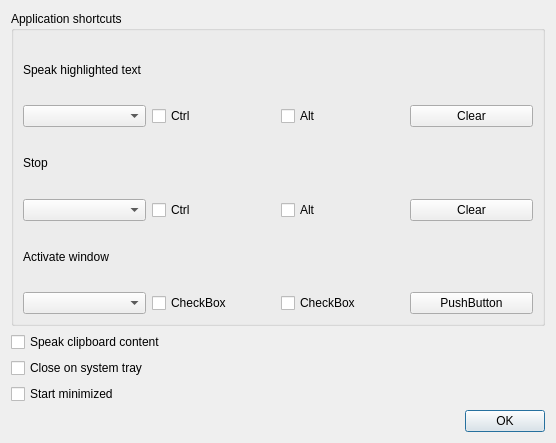
<?xml version="1.0" encoding="UTF-8"?>
<ui version="4.0">
 <class>OptionsDialog</class>
 <widget class="QDialog" name="OptionsDialog">
  <property name="geometry">
   <rect>
    <x>0</x>
    <y>0</y>
    <width>556</width>
    <height>443</height>
   </rect>
  </property>
  <property name="windowTitle">
   <string>Dialog</string>
  </property>
  <layout class="QVBoxLayout" name="verticalLayout_5">
   <item>
    <widget class="QGroupBox" name="groupBox">
     <property name="title">
      <string>Application shortcuts</string>
     </property>
     <layout class="QVBoxLayout" name="verticalLayout_4">
      <item>
       <layout class="QVBoxLayout" name="verticalLayout">
        <item>
         <widget class="QLabel" name="label">
          <property name="text">
           <string>Speak highlighted text</string>
          </property>
         </widget>
        </item>
        <item>
         <layout class="QHBoxLayout" name="horizontalLayout">
          <item>
           <widget class="QComboBox" name="comboBox"/>
          </item>
          <item>
           <widget class="QCheckBox" name="speakCtrlCheckBox">
            <property name="text">
             <string>Ctrl</string>
            </property>
           </widget>
          </item>
          <item>
           <widget class="QCheckBox" name="speakAltCheckBox">
            <property name="text">
             <string>Alt</string>
            </property>
           </widget>
          </item>
          <item>
           <widget class="QPushButton" name="speakClearButton">
            <property name="text">
             <string>Clear</string>
            </property>
           </widget>
          </item>
         </layout>
        </item>
       </layout>
      </item>
      <item>
       <layout class="QVBoxLayout" name="verticalLayout_2">
        <item>
         <widget class="QLabel" name="label_2">
          <property name="text">
           <string>Stop</string>
          </property>
         </widget>
        </item>
        <item>
         <layout class="QHBoxLayout" name="horizontalLayout_2">
          <item>
           <widget class="QComboBox" name="comboBox_2"/>
          </item>
          <item>
           <widget class="QCheckBox" name="stopCtrlCheckBox">
            <property name="text">
             <string>Ctrl</string>
            </property>
           </widget>
          </item>
          <item>
           <widget class="QCheckBox" name="stopAltCheckBox">
            <property name="text">
             <string>Alt</string>
            </property>
           </widget>
          </item>
          <item>
           <widget class="QPushButton" name="stopClearButton">
            <property name="text">
             <string>Clear</string>
            </property>
           </widget>
          </item>
         </layout>
        </item>
       </layout>
      </item>
      <item>
       <layout class="QVBoxLayout" name="verticalLayout_3">
        <item>
         <widget class="QLabel" name="label_3">
          <property name="text">
           <string>Activate window</string>
          </property>
         </widget>
        </item>
        <item>
         <layout class="QHBoxLayout" name="horizontalLayout_3">
          <item>
           <widget class="QComboBox" name="comboBox_3"/>
          </item>
          <item>
           <widget class="QCheckBox" name="checkBox_8">
            <property name="text">
             <string>CheckBox</string>
            </property>
           </widget>
          </item>
          <item>
           <widget class="QCheckBox" name="checkBox_9">
            <property name="text">
             <string>CheckBox</string>
            </property>
           </widget>
          </item>
          <item>
           <widget class="QPushButton" name="pushButton_3">
            <property name="text">
             <string>PushButton</string>
            </property>
           </widget>
          </item>
         </layout>
        </item>
       </layout>
      </item>
     </layout>
    </widget>
   </item>
   <item>
    <widget class="QCheckBox" name="clipboardCheckBox">
     <property name="text">
      <string>Speak clipboard content</string>
     </property>
    </widget>
   </item>
   <item>
    <widget class="QCheckBox" name="checkBox">
     <property name="text">
      <string>Close on system tray</string>
     </property>
    </widget>
   </item>
   <item>
    <widget class="QCheckBox" name="checkBox_2">
     <property name="text">
      <string>Start minimized</string>
     </property>
    </widget>
   </item>
   <item>
    <widget class="QDialogButtonBox" name="buttonBox">
     <property name="orientation">
      <enum>Qt::Horizontal</enum>
     </property>
     <property name="standardButtons">
      <set>QDialogButtonBox::Ok</set>
     </property>
    </widget>
   </item>
  </layout>
 </widget>
 <resources/>
 <connections>
  <connection>
   <sender>buttonBox</sender>
   <signal>accepted()</signal>
   <receiver>OptionsDialog</receiver>
   <slot>accept()</slot>
   <hints>
    <hint type="sourcelabel">
     <x>248</x>
     <y>254</y>
    </hint>
    <hint type="destinationlabel">
     <x>157</x>
     <y>274</y>
    </hint>
   </hints>
  </connection>
  <connection>
   <sender>buttonBox</sender>
   <signal>rejected()</signal>
   <receiver>OptionsDialog</receiver>
   <slot>reject()</slot>
   <hints>
    <hint type="sourcelabel">
     <x>316</x>
     <y>260</y>
    </hint>
    <hint type="destinationlabel">
     <x>286</x>
     <y>274</y>
    </hint>
   </hints>
  </connection>
 </connections>
</ui>
